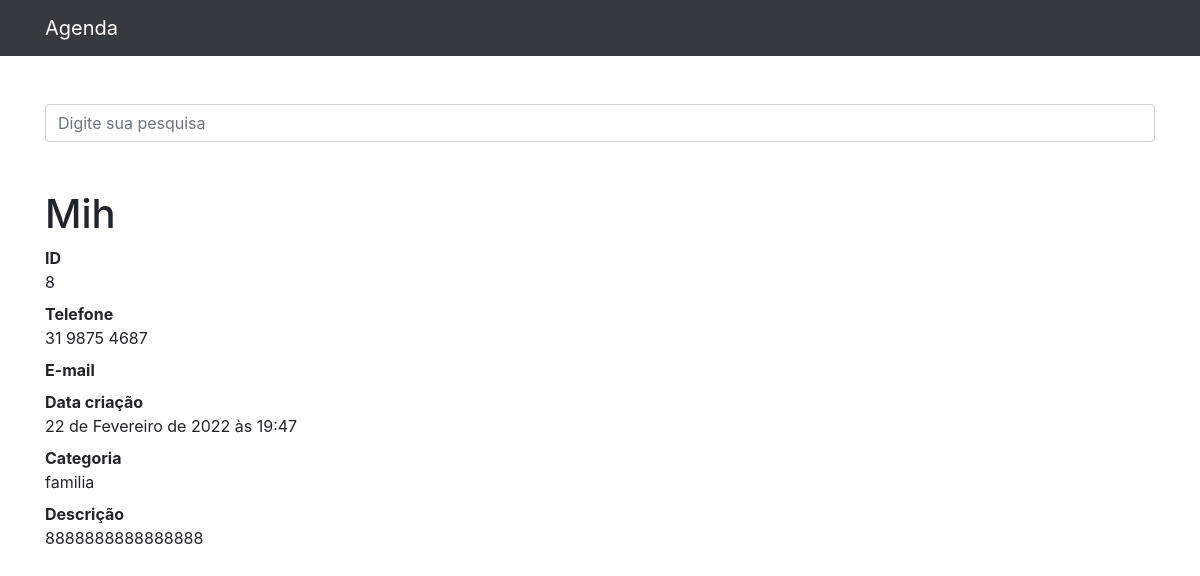
Page /8 on the committed database.
### contatos/models.py (models this page shows, shortened)
class Contato(models.Model):
    nome = models.CharField(max_length=255)
    sobrenome = models.CharField(max_length=255, blank=True)
    telefone = models.CharField(max_length=255)
    email = models.CharField(max_length=255, blank=True)
    data_criacao = models.DateTimeField(auto_now_add=True)
    descricao = models.TextField(blank=True)
    categoria = models.ForeignKey(Categoria, on_delete=models.DO_NOTHING)
    mostrar = models.BooleanField(default=True)

class Categoria(models.Model):
    nome = models.CharField(max_length=255)
    def __str__(self):
        return self.nome

### contatos/views.py (the view)
# urls.py: path('<int:contato_id>', views.ver_contato, name='ver_contato')
def ver_contato(request, contato_id):
    contato = get_object_or_404(Contato, id=contato_id)
    if not contato.mostrar:
        raise Http404()
    return render(request, 'contatos/ver_contato.html', {
        'contato': contato,
    })

### contatos/templates/contatos/ver_contato.html (shortened to what this page needs)
{% extends 'base.html' %}
{% block conteudo %}
<h1 class="mt-5">{{ contato.nome }} {{ contato.sobrenome }}</h1>
<dl>
  <dt>ID</dt>
  <dd>{{ contato.id }}</dd>
  <dt>Telefone</dt>
  <dd>{{ contato.telefone }}</dd>
  <dt>E-mail</dt>
  <dt>Data criação</dt>
  <dd>{{ contato.data_criacao }}</dd>
  <dt>Categoria</dt>
  <dd>{{ contato.categoria }}</dd>
  <dt>Descrição</dt>
  <dd>{{ contato.descricao }}</dd>
</dl>
{% endblock %}

### rows in the picture
Contato: nome "Mih", id "8", telefone "31 9875 4687", data_criacao "22 de Fevereiro de 2022 às 19:47", categoria "familia", descricao "8888888888888888"
